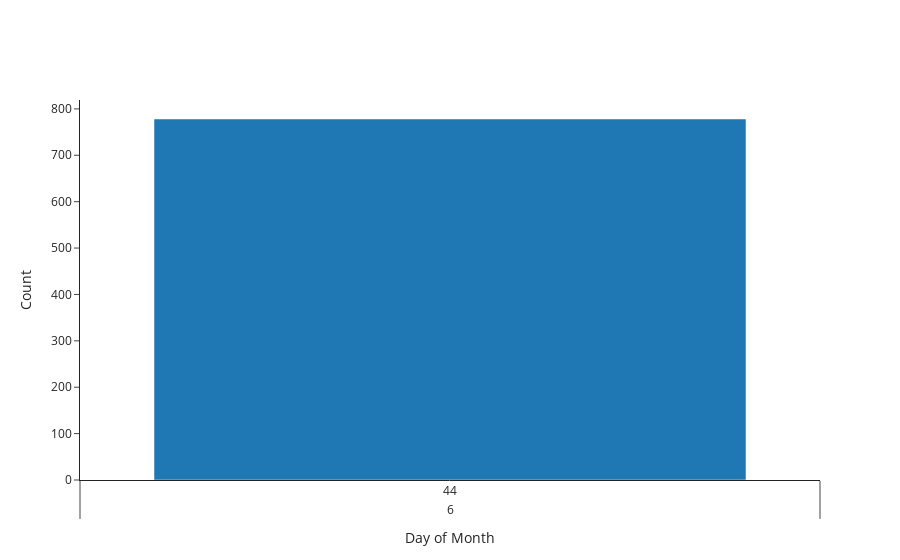

Notebook cell for this chart:
### Code cell
df = sdf_week_Umsatz.toPandas()
fig = go.Figure()
fig.update_layout(
    template="simple_white",
    xaxis=dict(title_text="Day of Month"),
    yaxis=dict(title_text="Count"),
    barmode="stack",
)

fig.add_trace(
        go.Bar(x=[df.dayofweek, df.weekofyear], y=df.Umsatz),
    )
fig

### Figure 1 — Plotly figure (JSON) as saved in the notebook; plotly's stock layout.template omitted (floating-point values rounded to 4 significant figures)
{"data": [{"type": "bar", "x": [[6], [44]], "y": [778.2]}], "layout": {"barmode": "stack", "xaxis": {"title": {"text": "Day of Month"}}, "yaxis": {"title": {"text": "Count"}}}}
